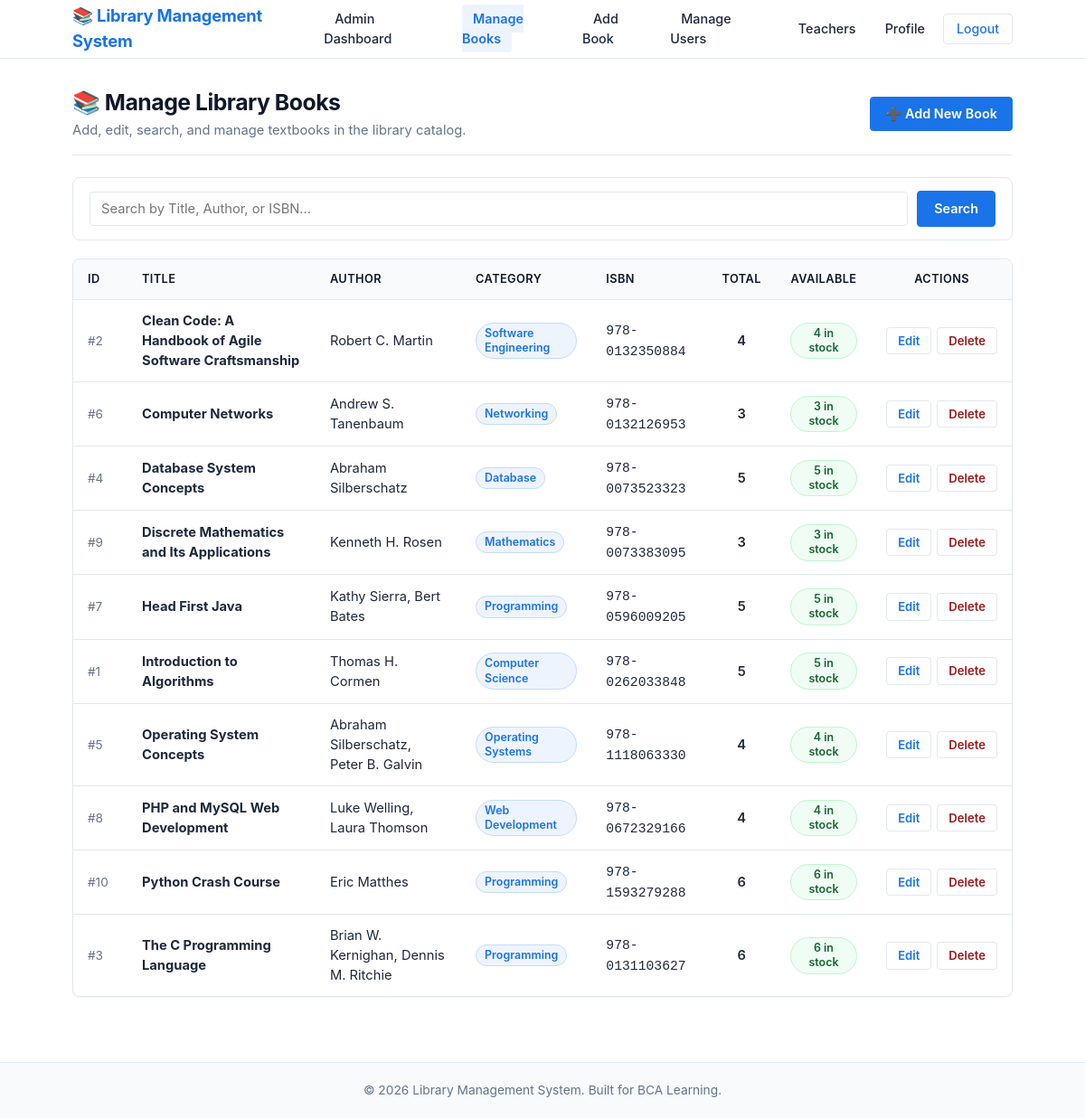
The app's page /admin/books.php (signed in) with its own data.
### tables this page shows
CREATE TABLE books (
    id INT AUTO_INCREMENT PRIMARY KEY,
    title VARCHAR(200) NOT NULL,
    author VARCHAR(150) NOT NULL,
    category VARCHAR(100),
    isbn VARCHAR(50) UNIQUE,
    quantity INT NOT NULL DEFAULT 1,
    available_quantity INT NOT NULL DEFAULT 1,
    created_at TIMESTAMP DEFAULT CURRENT_TIMESTAMP
);

### admin/books.php (the view, shortened to what this page needs)
<?php
require_once '../config/db.php';
$base_path = '../';
$search = trim($_GET['search'] ?? '');
try {
    $sql = "
        SELECT
            b.id,
            b.title,
            b.author,
            b.category,
            b.isbn,
            b.quantity,
            b.available_quantity,
            (SELECT COUNT(*) FROM issued_books ib WHERE ib.book_id = b.id AND ib.status = 'issued') AS active_issued_count
        FROM books b
        WHERE 1=1
    ";
    $params = [];
    $sql .= " ORDER BY b.title ASC";
    $stmt = $pdo->prepare($sql);
    $stmt->execute($params);
    $books = $stmt->fetchAll();
} catch (PDOException $e) {
    error_log("Books fetch error: " . $e->getMessage());
    $books = [];
    $error_message = "Failed to load book catalog.";
}
include '../includes/header.php';
include '../includes/navbar.php';
?>
<main class="main-content">
    <div class="container">
        <div class="page-header-flex">
            <div>
                <h1>📚 Manage Library Books</h1>
                <p>Add, edit, search, and manage textbooks in the library catalog.</p>
            </div>
            <div>
                <a href="add-book.php" class="btn btn-primary">➕ Add New Book</a>
            </div>
        </div>
        <form action="books.php" method="GET" class="search-filter-box">
            <input
                type="text"
                name="search"
                class="form-control"
                placeholder="Search by Title, Author, or ISBN..."
                value="<?php echo htmlspecialchars($search); ?>"
            >
            <button type="submit" class="btn btn-primary" style="padding: 9px 18px;">Search</button>
        </form>
        <div class="table-responsive">
            <table class="table">
                <thead>
                    <tr>
                        <th style="width: 60px;">ID</th>
                        <th>Title</th>
                        <th>Author</th>
                        <th>Category</th>
                        <th>ISBN</th>
                        <th style="text-align: center;">Total</th>
                        <th style="text-align: center;">Available</th>
                        <th style="text-align: center;">Actions</th>
                    </tr>
                </thead>
                <tbody>
                    <?php if (empty($books)): ?>
                        <tr>
                            <td colspan="8" style="text-align: center; padding: 32px; color: var(--text-muted);">
                                No books found.
                            </td>
                        </tr>
                    <?php else: ?>
                        <?php foreach ($books as $b): ?>
                            <tr>
                                <td><span style="color: var(--text-muted); font-size: 0.85rem;">#<?php echo $b['id']; ?></span></td>
                                <td>
                                    <strong><?php echo htmlspecialchars($b['title']); ?></strong>
                                </td>
                                <td><?php echo htmlspecialchars($b['author']); ?></td>
                                <td>
                                    <span class="badge badge-category">
                                        <?php echo htmlspecialchars($b['category'] ?? 'General'); ?>
                                    </span>
                                </td>
                                <td><code><?php echo htmlspecialchars($b['isbn']); ?></code></td>
                                <td style="text-align: center; font-weight: 600;"><?php echo (int)$b['quantity']; ?></td>
                                <td style="text-align: center;">
                                    <?php if ($b['available_quantity'] > 0): ?>
                                        <span class="badge badge-success"><?php echo (int)$b['available_quantity']; ?> in stock</span>
                                    <?php else: ?>
                                        <span class="badge badge-danger">0 left</span>
                                    <?php endif; ?>
                                </td>
                                <td style="text-align: center;">
                                    <div style="display: inline-flex; gap: 6px; align-items: center;">
                                        <a href="edit-book.php?id=<?php echo (int)$b['id']; ?>" class="btn btn-outline btn-sm">
                                            Edit
                                        </a>
                                        <form action="delete-book.php" method="POST" style="display: inline;" onsubmit="return confirm('Are you sure you want to delete \'<?php echo addslashes($b['title']); ?>\'?');">
                                            <button
                                                type="submit"
                                                class="btn btn-danger-outline btn-sm"
                                                <?php echo ($b['active_issued_count'] > 0) ? 'title="Book cannot be deleted while copies are issued"' : ''; ?>
                                            >
                                                Delete
                                            </button>
                                        </form>
                                    </div>
                                </td>
                            </tr>
                        <?php endforeach; ?>
                    <?php endif; ?>
                </tbody>
            </table>
        </div>
    </div>
</main>
<?php include '../includes/footer.php'; ?>

### includes/header.php (shortened to what this page needs)
<!DOCTYPE html>
<html lang="en">
<head>
    <link rel="stylesheet" href="<?php echo $base_path ?? ''; ?>assets/css/style.css">
</head>
<body>

### includes/navbar.php (shortened to what this page needs)
<?php
$p = $base_path ?? '';
$current_page = basename($_SERVER['PHP_SELF']);
$is_logged_in = isset($_SESSION['user_id']);
$user_role    = $_SESSION['user_role'] ?? 'student';
$brand_link = $is_logged_in ? (($user_role === 'admin') ? $p . 'admin/dashboard.php' : $p . 'dashboard.php') : $p . 'index.php';
?>
<nav class="navbar">
    <div class="container">
        <a href="<?php echo $brand_link; ?>" class="nav-brand">
            <span>📚 Library Management System</span>
        </a>
        <ul class="nav-links">
            <?php if ($is_logged_in): ?>
                <?php if ($user_role === 'admin'): ?>
                    <li>
                        <a href="<?php echo $p; ?>admin/dashboard.php" class="<?php echo ($current_page === 'dashboard.php' && !empty($base_path)) ? 'active' : ''; ?>">
                            Admin Dashboard
                        </a>
                    </li>
                    <li>
                        <a href="<?php echo $p; ?>admin/books.php" class="<?php echo ($current_page === 'books.php' && !empty($base_path)) ? 'active' : ''; ?>">
                            Manage Books
                        </a>
                    </li>
                    <li>
                        <a href="<?php echo $p; ?>admin/add-book.php" class="<?php echo ($current_page === 'add-book.php') ? 'active' : ''; ?>">
                            Add Book
                        </a>
                    </li>
                    <li>
                        <a href="<?php echo $p; ?>admin/users.php" class="<?php echo ($current_page === 'users.php' || $current_page === 'user-details.php') ? 'active' : ''; ?>">
                            Manage Users
                        </a>
                    </li>
                    <li>
                        <a href="<?php echo $p; ?>admin/teacher-details.php" class="<?php echo ($current_page === 'teacher-details.php' || $current_page === 'add-teacher.php') ? 'active' : ''; ?>">
                            Teachers
                        </a>
                    </li>
                    <li>
                        <a href="<?php echo $p; ?>profile.php" class="<?php echo ($current_page === 'profile.php') ? 'active' : ''; ?>">
                            Profile
                        </a>
                    </li>
                    <li>
                        <a href="<?php echo $p; ?>logout.php" class="btn btn-outline" style="padding: 6px 14px; font-size: 0.88rem;">
                            Logout
                        </a>
                    </li>
                <?php endif; ?>
            <?php endif; ?>
        </ul>
    </div>
</nav>

### includes/footer.php (shortened to what this page needs)
<footer class="footer">
    <div class="container">
        <p>&copy; <?php echo date("Y"); ?> Library Management System. Built for BCA Learning.</p>
    </div>
</footer>
</body>
</html>

### records on screen
books: id "2", title "Clean Code: A Handbook of Agile Software Craftsmanship", author "Robert C. Martin", category "Software Engineering", isbn "978-0132350884", quantity "4", available_quantity "4"
books: id "6", title "Computer Networks", author "Andrew S. Tanenbaum", category "Networking", isbn "978-0132126953", quantity "3", available_quantity "3"
books: id "4", title "Database System Concepts", author "Abraham Silberschatz", category "Database", isbn "978-0073523323", quantity "5", available_quantity "5"
books: id "9", title "Discrete Mathematics and Its Applications", author "Kenneth H. Rosen", category "Mathematics", isbn "978-0073383095", quantity "3", available_quantity "3"
books: id "7", title "Head First Java", author "Kathy Sierra, Bert Bates", category "Programming", isbn "978-0596009205", quantity "5", available_quantity "5"
books: id "1", title "Introduction to Algorithms", author "Thomas H. Cormen", category "Computer Science", isbn "978-0262033848", quantity "5", available_quantity "5"
books: id "5", title "Operating System Concepts", author "Abraham Silberschatz, Peter B. Galvin", category "Operating Systems", isbn "978-1118063330", quantity "4", available_quantity "4"
books: id "8", title "PHP and MySQL Web Development", author "Luke Welling, Laura Thomson", category "Web Development", isbn "978-0672329166", quantity "4", available_quantity "4"
books: id "10", title "Python Crash Course", author "Eric Matthes", category "Programming", isbn "978-1593279288", quantity "6", available_quantity "6"
books: id "3", title "The C Programming Language", author "Brian W. Kernighan, Dennis M. Ritchie", category "Programming", isbn "978-0131103627", quantity "6", available_quantity "6"
